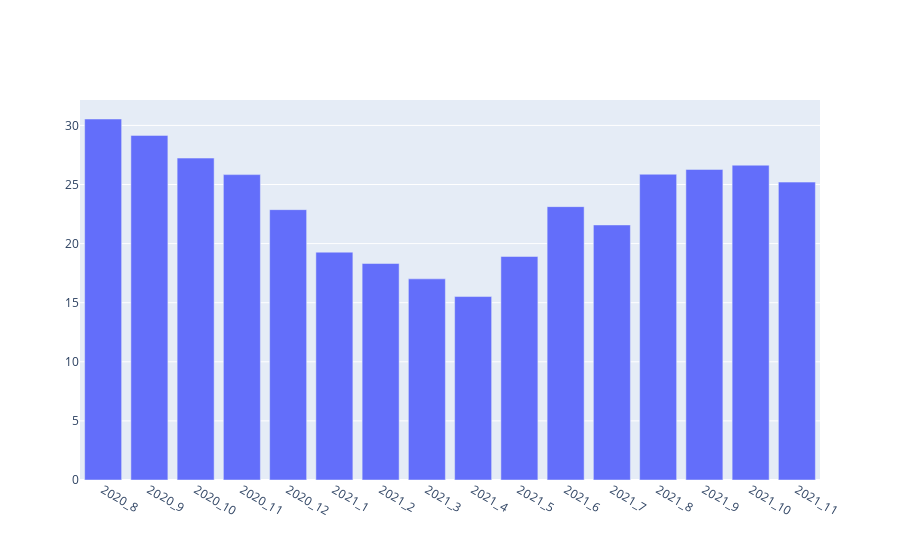

The code cell stored with this chart in its notebook:
### Code cell
import plotly.graph_objects as go

fig = go.Figure()
fig.add_trace(go.Bar(
    x=grp_monthly_df["year_month"], y=grp_monthly_df["ASP"],
))
fig.show()

### Figure 1 — Plotly figure (JSON) as saved in the notebook; plotly's stock layout.template omitted (floating-point values rounded to 4 significant figures)
{"data": [{"type": "bar", "x": ["2020_8", "2020_9", "2020_10", "2020_11", "2020_12", "2021_1", "2021_2", "2021_3", "2021_4", "2021_5", "2021_6", "2021_7", "2021_8", "2021_9", "2021_10", "2021_11"], "y": [30.54, 29.16, 27.24, 25.84, 22.87, 19.28, 18.31, 17.02, 15.52, 18.91, 23.13, 21.58, 25.87, 26.28, 26.63, 25.2]}], "layout": {}}
